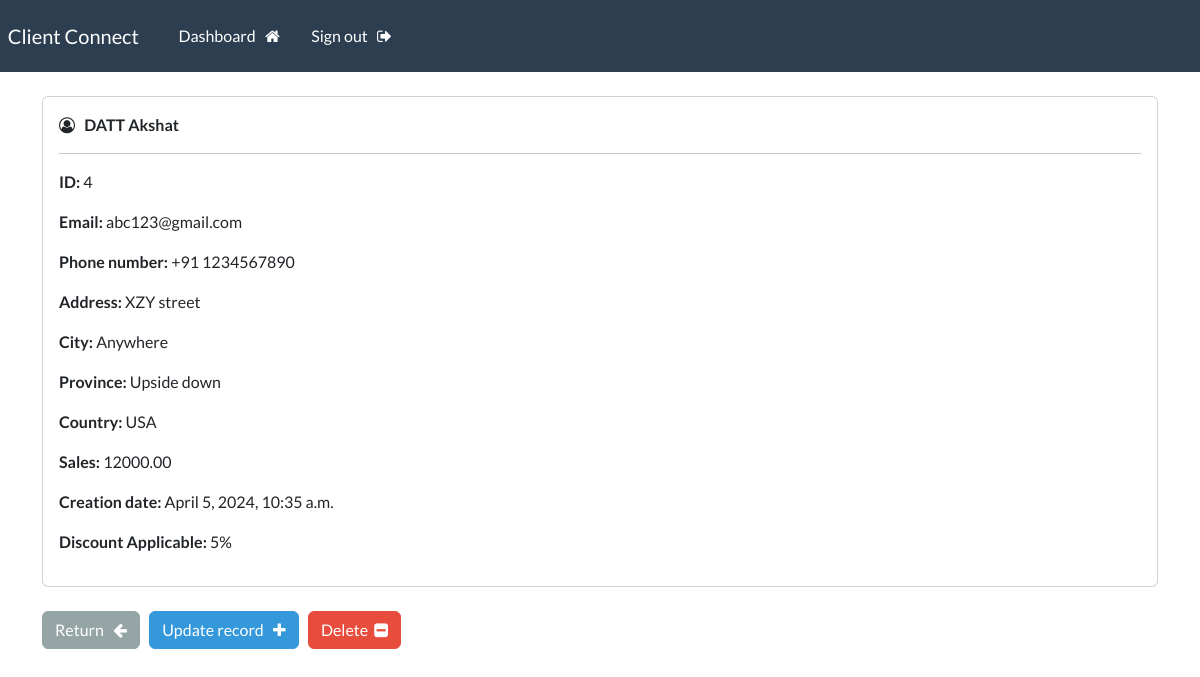
/record/4 (signed in), run on the app's committed database.
### webapp/models.py (models this page shows, shortened)
class Record(models.Model):
    creation_date = models.DateTimeField(auto_now_add=True)
    first_name = models.CharField(max_length=100)
    last_name = models.CharField(max_length=100)
    email = models.CharField(max_length=255)
    phone = models.CharField(max_length=20)
    address = models.CharField(max_length=300)
    city = models.CharField(max_length=255)
    province = models.CharField(max_length=200)
    country = models.CharField(max_length=125)
    sales = models.DecimalField(max_digits=12, decimal_places=2,default=0.00)

### webapp/views.py (the view)
# urls.py: path('record/<int:pk>', views.singular_record, name="record"),
@login_required(login_url='my-login')
def singular_record(request, pk):
    all_records = Record.objects.get(id=pk)
    context = {'record':all_records}
    return render(request, 'webapp/view-record.html', context=context)

### webapp/templates/webapp/view-record.html (shortened to what this page needs)
{% extends 'webapp/base.html' %}
{% block content %}
    <div class="card">
        <div class="card-body">
            <i class="fa fa-user-circle-o" aria-hidden="true"></i> &nbsp;
            <strong>
                {{record.last_name|upper}}
                {{record.first_name}}
            </strong>
            <hr>
            <p> <strong> ID: </strong> {{record.id}} </p>
            <p> <strong> Email: </strong> {{record.email}} </p>
            <p> <strong> Phone number: </strong> {{record.phone}} </p>
            <p> <strong> Address: </strong> {{record.address}} </p>
            <p> <strong> City: </strong> {{record.city}} </p>
            <p> <strong> Province: </strong> {{record.province}} </p>
            <p> <strong> Country: </strong> {{record.country}} </p>
            <p> <strong> Sales: </strong> {{record.sales}} </p>
            <p> <strong> Creation date: </strong> {{record.creation_date}} </p>
            <p> <strong> Discount Applicable: </strong>
                {% if record.sales >= 100000 %}
                    15%
                {% elif record.sales >= 50000 %}
                    10%
                {% elif record.sales >= 10000 %}
                    5%
                {% else %}
                    1%
                {% endif %}
                </p>
        </div>
    </div>
    <br>
    <a href="{% url 'dashboard' %}" class="btn btn-secondary"> Return &nbsp; <i class="fa fa-arrow-left" aria-hidden="true"></i> </a>
    <a href="{% url 'update-record' record.id %}" class="btn btn-info"> Update record &nbsp; <i class="fa fa-plus" aria-hidden="true"></i> </a>
    <a href="{% url 'delete-record' record.id %}" class="btn btn-danger"> Delete &nbsp;<i class="fa fa-minus-square" aria-hidden="true"></i> </a>
{% endblock %}

### data on the page
Record: last_name "DATT", first_name "Akshat", id "4", email "abc123@gmail.com", phone "+91 1234567890", address "XZY street", city "Anywhere", province "Upside down", country "USA", sales "12000.00", creation_date "April 5, 2024, 10:35 a.m."
